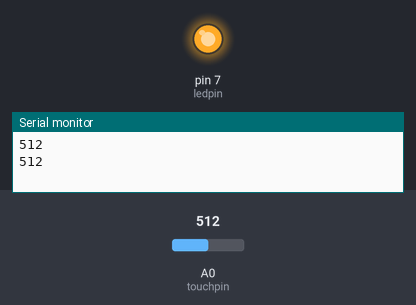
Simulated run of this sketch. Board: Arduino Uno, built with avr-gcc and run on an emulated ATmega328P. Shown: output pins drawn as LEDs (lit = HIGH), the last lines printed to the serial monitor. Inputs (shaded band) come from the test bench; at power-on: A0 (touchpin) = 512.

Above: at 1.8 s.
1.9 s: A0 (touchpin) set to 273
3.4 s: A0 (touchpin) set to 251
At 4.6 s:
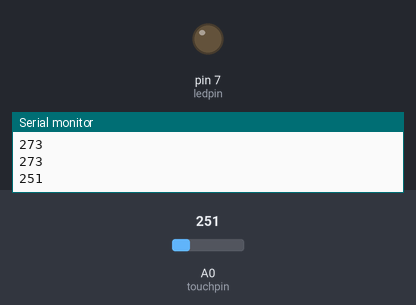
5.5 s: A0 (touchpin) set to 275
At 7.2 s:
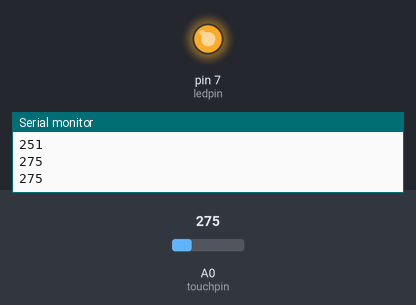
7.5 s: A0 (touchpin) set to 255
At 8.8 s:
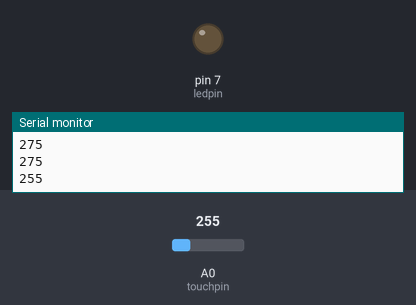
Timing chart, 0 to 10.5 s (numbered marks = the images above; inputs shaded):
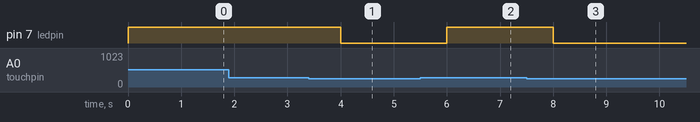

The sketch:

MetalTouch_Analog.ino
```cpp
int sensorValue=0;
int touchpin=A0; // sets the KY-036 metal touch sensor pin A0
int ledpin=7;
int value;
void setup()
{
  // put your setup code here, to run once:
  Serial.begin(9600);
  pinMode(ledpin,OUTPUT);
}

void loop()
{
  // put your main code here, to run repeatedly:
  sensorValue=analogRead(touchpin);
  Serial.println(sensorValue,DEC); //DEC is ASCII-encoded decimal, same as without the DEC argument
  if(sensorValue>265) // the sensorValue may seem RANDOM, may need to adjust the analog value to turn on or off the LED
  {
    digitalWrite(ledpin,HIGH);
  }
  else
  {
    digitalWrite(ledpin,LOW);
  }
  delay(1000);
}
```

Measured:
- the behaviour switches between 266 and 265 on A0 (touchpin) (found by bisection; images 0 and 1)
- after the input at 3.4 s, pin 7 (ledpin): HIGH → LOW after 0.60 s
- after the input at 5.5 s, pin 7 (ledpin): LOW → HIGH after 0.50 s
- after the input at 7.5 s, pin 7 (ledpin): HIGH → LOW after 0.50 s
